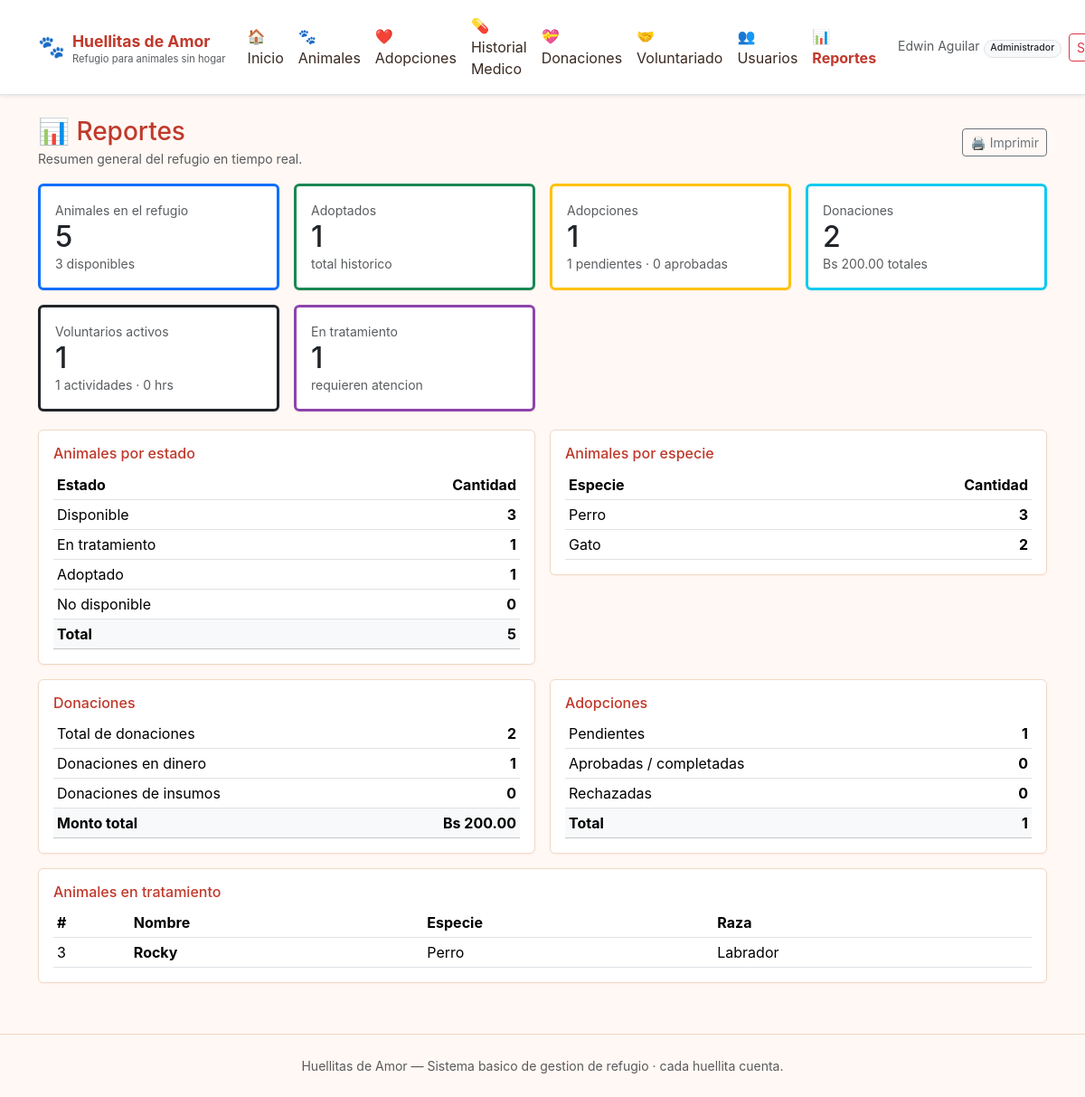
The app's page /reportes.php (signed in) with its own data.
### tables this page shows
CREATE TABLE `animales` (
  `id` INT AUTO_INCREMENT PRIMARY KEY,
  `nombre` VARCHAR(80) NOT NULL,
  `especie` VARCHAR(40) NOT NULL,
  `raza` VARCHAR(80) DEFAULT NULL,
  `edad` INT DEFAULT 0,
  `sexo` ENUM('macho','hembra') DEFAULT NULL,
  `descripcion` TEXT,
  `estado` ENUM('disponible','adoptado','en_tratamiento','no_disponible') NOT NULL DEFAULT 'disponible',
  `fecha_ingreso` DATE DEFAULT NULL,
  `foto` VARCHAR(255) DEFAULT NULL,
  `creado_en` DATETIME NOT NULL DEFAULT CURRENT_TIMESTAMP
);

### includes/auth.php (called while the page is built, shortened)
<?php
function e(?string $s): string {
    return htmlspecialchars((string)$s, ENT_QUOTES, 'UTF-8');
}

### reportes.php (the view, shortened to what this page needs)
<?php
require_once __DIR__ . '/includes/auth.php';
$db = db();
$total_animales = (int)$db->query("SELECT COUNT(*) FROM animales")->fetchColumn();
$disponibles    = (int)$db->query("SELECT COUNT(*) FROM animales WHERE estado='disponible'")->fetchColumn();
$adoptados      = (int)$db->query("SELECT COUNT(*) FROM animales WHERE estado='adoptado'")->fetchColumn();
$en_trat        = (int)$db->query("SELECT COUNT(*) FROM animales WHERE estado='en_tratamiento'")->fetchColumn();
$no_disp        = (int)$db->query("SELECT COUNT(*) FROM animales WHERE estado='no_disponible'")->fetchColumn();
$adop_total = (int)$db->query("SELECT COUNT(*) FROM adopciones")->fetchColumn();
$adop_pend  = (int)$db->query("SELECT COUNT(*) FROM adopciones WHERE estado='pendiente'")->fetchColumn();
$adop_aprob = (int)$db->query("SELECT COUNT(*) FROM adopciones WHERE estado IN ('aprobada','completada')")->fetchColumn();
$adop_rech  = (int)$db->query("SELECT COUNT(*) FROM adopciones WHERE estado='rechazada'")->fetchColumn();
$don_count = (int)$db->query("SELECT COUNT(*) FROM donaciones")->fetchColumn();
$don_total = (float)$db->query("SELECT IFNULL(SUM(monto),0) FROM donaciones")->fetchColumn();
$don_din   = (int)$db->query("SELECT COUNT(*) FROM donaciones WHERE tipo='dinero'")->fetchColumn();
$don_ins   = (int)$db->query("SELECT COUNT(*) FROM donaciones WHERE tipo='insumo'")->fetchColumn();
$voluntarios = (int)$db->query("SELECT COUNT(DISTINCT voluntario_id) FROM inscripciones")->fetchColumn();
$horas       = (int)$db->query("SELECT IFNULL(SUM(horas_realizadas),0) FROM inscripciones")->fetchColumn();
$actividades = (int)$db->query("SELECT COUNT(*) FROM actividades")->fetchColumn();
$por_especie = $db->query("SELECT especie, COUNT(*) c FROM animales GROUP BY especie ORDER BY c DESC")->fetchAll();
$en_trat_list = $db->query("SELECT id, nombre, especie, raza FROM animales WHERE estado='en_tratamiento' ORDER BY nombre")->fetchAll();
include __DIR__ . '/includes/header.php';
?>
<div class="d-flex justify-content-between align-items-center mb-3 flex-wrap gap-2">
  <div>
    <h3 class="text-primary mb-0">📊 Reportes</h3>
    <small class="text-muted">Resumen general del refugio en tiempo real.</small>
  </div>
  <div class="no-print">
    <button class="btn btn-outline-secondary btn-sm" onclick="window.print()">🖨️ Imprimir</button>
  </div>
</div>
<div class="row g-3">
  <div class="col-md-4 col-lg-3"><div class="card p-3 border-top border-3 border-primary"><small class="text-muted">Animales en el refugio</small><h2 class="mb-0"><?= $total_animales ?></h2><small class="text-muted"><?= $disponibles ?> disponibles</small></div></div>
  <div class="col-md-4 col-lg-3"><div class="card p-3 border-top border-3 border-success"><small class="text-muted">Adoptados</small><h2 class="mb-0"><?= $adoptados ?></h2><small class="text-muted">total historico</small></div></div>
  <div class="col-md-4 col-lg-3"><div class="card p-3 border-top border-3 border-warning"><small class="text-muted">Adopciones</small><h2 class="mb-0"><?= $adop_total ?></h2><small class="text-muted"><?= $adop_pend ?> pendientes · <?= $adop_aprob ?> aprobadas</small></div></div>
  <div class="col-md-4 col-lg-3"><div class="card p-3 border-top border-3 border-info"><small class="text-muted">Donaciones</small><h2 class="mb-0"><?= $don_count ?></h2><small class="text-muted">Bs <?= number_format($don_total, 2) ?> totales</small></div></div>
  <div class="col-md-4 col-lg-3"><div class="card p-3 border-top border-3 border-dark"><small class="text-muted">Voluntarios activos</small><h2 class="mb-0"><?= $voluntarios ?></h2><small class="text-muted"><?= $actividades ?> actividades · <?= $horas ?> hrs</small></div></div>
  <div class="col-md-4 col-lg-3"><div class="card p-3 border-top border-3" style="border-color:#8e44ad !important;"><small class="text-muted">En tratamiento</small><h2 class="mb-0"><?= $en_trat ?></h2><small class="text-muted">requieren atencion</small></div></div>
</div>
<div class="row g-3 mt-1">
  <div class="col-md-6">
    <div class="card p-3">
      <h6 class="text-primary">Animales por estado</h6>
      <table class="table table-sm align-middle mb-0">
        <thead><tr><th>Estado</th><th class="text-end">Cantidad</th></tr></thead>
        <tbody>
          <tr><td>Disponible</td>      <td class="text-end"><strong><?= $disponibles ?></strong></td></tr>
          <tr><td>En tratamiento</td>  <td class="text-end"><strong><?= $en_trat ?></strong></td></tr>
          <tr><td>Adoptado</td>        <td class="text-end"><strong><?= $adoptados ?></strong></td></tr>
          <tr><td>No disponible</td>   <td class="text-end"><strong><?= $no_disp ?></strong></td></tr>
          <tr class="table-light"><td><strong>Total</strong></td><td class="text-end"><strong><?= $total_animales ?></strong></td></tr>
        </tbody>
      </table>
    </div>
  </div>
  <div class="col-md-6">
    <div class="card p-3">
      <h6 class="text-primary">Animales por especie</h6>
      <table class="table table-sm align-middle mb-0">
        <thead><tr><th>Especie</th><th class="text-end">Cantidad</th></tr></thead>
        <tbody>
          <?php foreach ($por_especie as $e): ?>
            <tr><td><?= e(ucfirst($e['especie'])) ?></td><td class="text-end"><strong><?= (int)$e['c'] ?></strong></td></tr>
          <?php endforeach; ?>
        </tbody>
      </table>
    </div>
  </div>
  <div class="col-md-6">
    <div class="card p-3">
      <h6 class="text-primary">Donaciones</h6>
      <table class="table table-sm align-middle mb-0">
        <tbody>
          <tr><td>Total de donaciones</td>   <td class="text-end"><strong><?= $don_count ?></strong></td></tr>
          <tr><td>Donaciones en dinero</td>  <td class="text-end"><strong><?= $don_din ?></strong></td></tr>
          <tr><td>Donaciones de insumos</td> <td class="text-end"><strong><?= $don_ins ?></strong></td></tr>
          <tr class="table-light"><td><strong>Monto total</strong></td><td class="text-end"><strong>Bs <?= number_format($don_total, 2) ?></strong></td></tr>
        </tbody>
      </table>
    </div>
  </div>
  <div class="col-md-6">
    <div class="card p-3">
      <h6 class="text-primary">Adopciones</h6>
      <table class="table table-sm align-middle mb-0">
        <tbody>
          <tr><td>Pendientes</td>  <td class="text-end"><strong><?= $adop_pend ?></strong></td></tr>
          <tr><td>Aprobadas / completadas</td><td class="text-end"><strong><?= $adop_aprob ?></strong></td></tr>
          <tr><td>Rechazadas</td>  <td class="text-end"><strong><?= $adop_rech ?></strong></td></tr>
          <tr class="table-light"><td><strong>Total</strong></td><td class="text-end"><strong><?= $adop_total ?></strong></td></tr>
        </tbody>
      </table>
    </div>
  </div>
  <div class="col-12">
    <div class="card p-3">
      <h6 class="text-primary">Animales en tratamiento</h6>
      <?php if (!empty($en_trat_list)): ?>
        <table class="table table-sm align-middle mb-0">
          <thead><tr><th>#</th><th>Nombre</th><th>Especie</th><th>Raza</th></tr></thead>
          <tbody>
            <?php foreach ($en_trat_list as $a): ?>
              <tr>
                <td><?= (int)$a['id'] ?></td>
                <td><strong><?= e($a['nombre']) ?></strong></td>
                <td><?= e(ucfirst($a['especie'])) ?></td>
                <td><?= e($a['raza'] ?: 's/r') ?></td>
              </tr>
            <?php endforeach; ?>
          </tbody>
        </table>
      <?php else: ?>
        <p class="small text-muted mb-0">No hay animales en tratamiento en este momento.</p>
      <?php endif; ?>
    </div>
  </div>
</div>
<?php include __DIR__ . '/includes/footer.php'; ?>

### assets/style.css (style rules this page uses)
:root { --primary: #c0392b; --primary-dark: #a32d20; --primary-light: #fdecea; --warm-bg: #fff8f4; --warm-border: #f1d8c5; --text: #3a2a22; --muted: #8b6c5e; }
body { background: var(--warm-bg); color: var(--text); font-family: -apple-system, BlinkMacSystemFont, "Segoe UI", Roboto, "Helvetica Neue", sans-serif; }
.card { border: 1px solid var(--warm-border); box-shadow: 0 1px 2px rgba(192,57,43,.05); transition: transform .15s ease, box-shadow .15s ease; }
.text-primary { color: var(--primary) !important; }
table th { white-space: nowrap; }

### records on screen
animales: id "3", nombre "Rocky", especie "Perro", raza "Labrador"

### other values on screen
$APP_NAME "Huellitas de Amor"
$APP_LEMA "Refugio para animales sin hogar"
$lk[0] "🏠"
$lk[1] "Inicio"
$lk[0] "🐾"
$lk[1] "Animales"
$lk[0] "❤️"
$lk[1] "Adopciones"
$lk[0] "💊"
$lk[1] "Historial Medico"
$lk[0] "💝"
$lk[1] "Donaciones"
$lk[0] "🤝"
$lk[1] "Voluntariado"
$lk[0] "👥"
